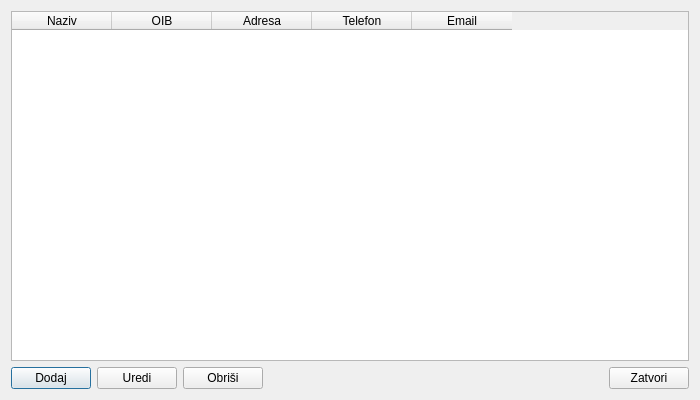
<?xml version="1.0" encoding="UTF-8"?>
<ui version="4.0">
 <class>ClientsDialog</class>
 <widget class="QDialog" name="ClientsDialog">
  <property name="geometry">
   <rect>
    <x>0</x>
    <y>0</y>
    <width>700</width>
    <height>400</height>
   </rect>
  </property>
  <property name="windowTitle">
   <string>Klijenti</string>
  </property>
  <layout class="QVBoxLayout" name="mainLayout">
   <item>
    <widget class="QTableWidget" name="clientsTableWidget">
     <property name="editTriggers">
      <set>QAbstractItemView::EditTrigger::NoEditTriggers</set>
     </property>
     <property name="rowCount">
      <number>0</number>
     </property>
     <property name="columnCount">
      <number>5</number>
     </property>
     <column>
      <property name="text">
       <string>Naziv</string>
      </property>
     </column>
     <column>
      <property name="text">
       <string>OIB</string>
      </property>
     </column>
     <column>
      <property name="text">
       <string>Adresa</string>
      </property>
     </column>
     <column>
      <property name="text">
       <string>Telefon</string>
      </property>
     </column>
     <column>
      <property name="text">
       <string>Email</string>
      </property>
     </column>
    </widget>
   </item>
   <item>
    <layout class="QHBoxLayout" name="buttonsLayout">
     <item>
      <widget class="QPushButton" name="addClientButton">
       <property name="text">
        <string>Dodaj</string>
       </property>
      </widget>
     </item>
     <item>
      <widget class="QPushButton" name="editClientButton">
       <property name="text">
        <string>Uredi</string>
       </property>
      </widget>
     </item>
     <item>
      <widget class="QPushButton" name="deleteClientButton">
       <property name="text">
        <string>Obriši</string>
       </property>
      </widget>
     </item>
     <item>
      <spacer name="horizontalSpacer">
       <property name="orientation">
        <enum>Qt::Orientation::Horizontal</enum>
       </property>
       <property name="sizeHint" stdset="0">
        <size>
         <width>0</width>
         <height>0</height>
        </size>
       </property>
      </spacer>
     </item>
     <item>
      <widget class="QPushButton" name="closeButton">
       <property name="text">
        <string>Zatvori</string>
       </property>
      </widget>
     </item>
    </layout>
   </item>
  </layout>
 </widget>
 <resources/>
 <connections/>
</ui>
